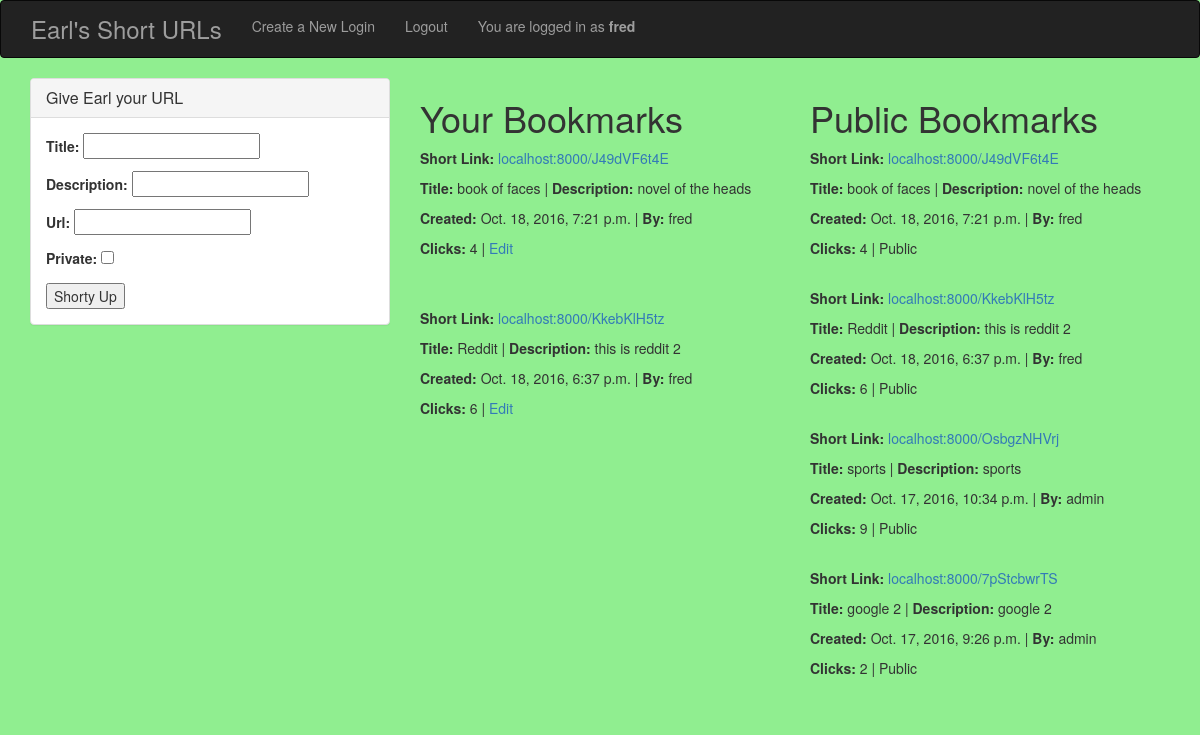
Screenshot of / (signed in) with the database file from the repository.
### short_app/models.py (models this page shows)
class Bookmark(models.Model):
    user = models.ForeignKey(User)
    title = models.CharField(max_length=50)
    description = models.CharField(max_length=100, null=True, blank=True)
    url = models.URLField()
    short_url = models.CharField(max_length=10, null=True, blank=True)
    created = models.DateTimeField(auto_now_add=True)
    private = models.BooleanField(default=False)
    def __str__(self):
        return self.title
    class Meta:
        ordering = ("-created",)
    def click_count(self):
        return self.click_set.count()

### short_app/views.py (the view, shortened to what this page needs)
# urls.py: url(r'^$', BookmarkCreateView.as_view(), name='bookmark_create_view'),
class BookmarkCreateView(CreateView):
    model = Bookmark
    success_url = reverse_lazy("bookmark_create_view")
    fields = ('title', 'description', 'url', 'private')
    def get_context_data(self, **kwargs):
        context = super().get_context_data(**kwargs)
        context["bookmark_list"] = Bookmark.objects.all()
        return context

### templates/short_app/bookmark_form.html (shortened to what this page needs)
{% extends 'base.html' %}
{% block content %}
<div class="row">
    <div class="col-md-8">
        <div class="row">
        <div class="col-md-6">
        {% if request.user.is_authenticated %}
            <div class="panel panel-default">
                <div class="panel-heading">
                    <h3 class="panel-title">Give Earl your URL</h3>
                </div>
                 <div class="panel-body">
                    <form class="" action="" method="post">
                        {{ form.as_p }}
                        <input type="submit" name="" value="Shorty Up">
                    </form>
                </div>
            </div>
        </div>
        <div class="col-md-6">
                <h1>Your Bookmarks</h1>
                {% for bookmark in bookmark_list %}
                    {% if bookmark.user == user %}
                        <p>
                            <b>Short Link:</b> <a href="{% url 'short_view' bookmark.short_url %}">localhost:8000/{{ bookmark.short_url }}</a>
                        </p>
                        <p>
                            <b>Title: </b> {{ bookmark }} |
                            <b>Description: </b> {{ bookmark.description }}
                        </p>
                        <p>
                            <b>Created: </b> {{ bookmark.created }} |
                            <b>By:</b> {{ bookmark.user }}
                        </p>
                        <p>
                            <b>Clicks:</b> {{ bookmark.click_count }} |
                            {% if bookmark.user.id == user.id %}
                                <a href="{% url 'bookmark_update_view' bookmark.id %}">Edit</a>
                                {% else %}
                                    Public Link
                            {% endif %}
                        </p>
                    {% endif %}
                    <br><br>
                {% endfor %}
            {% else %}
                <h1>Please Log In to continue with Earl's Short URLs</h1>
        {% endif %}
        </div>
        </div>
    </div>
    <div class="col-md-4">
        <h1>Public Bookmarks</h1>
        {% for bookmark in bookmark_list %}
            {% if bookmark.private == False %}
                <p>
                    <b>Short Link:</b> <a href="{% url 'short_view' bookmark.short_url %}">localhost:8000/{{ bookmark.short_url }}</a>
                </p>
                <p>
                    <b>Title: </b> {{ bookmark }} |
                    <b>Description: </b> {{ bookmark.description }}
                </p>
                <p>
                    <b>Created: </b> {{ bookmark.created }} |
                    <b>By:</b> {{ bookmark.user }}
                </p>
                <p>
                    <b>Clicks:</b> {{ bookmark.click_count }} | Public
                <br><br>
            {% endif %}
        {% endfor %}
    </div>
</div>
{% endblock %}

### templates/base.html (shortened to what this page needs)
{% load staticfiles %}
<!DOCTYPE html>
<html>
    <head>
        <link rel="stylesheet" href="{% static 'css/bootstrap.css' %}" media="screen" title="no title">
    </head>
    <body>
        <nav class="navbar navbar-inverse">
            <div class="container-fluid">
                <div class="nav navbar-nav">
                    <h3 class="navbar-text">Earl's Short URLs</h3>
                    <li><a href="{% url 'user_create_view' %}">Create a New Login</a></li>
                      {% if not request.user.is_authenticated %}
                          <li><a href="{% url 'login' %}">Login</a></li>
                          {% else %}
                          <li><a href="{% url 'logout' %}?next={% url 'bookmark_create_view' %}">Logout</a></li>
                          <p class="navbar-text">You are logged in as <b>{{ user }}</b></p>
                      {% endif %}
                </div>
            </div>
        </nav>
        <div class="container">
            {% block content %}
            {% endblock %}
        </div>
    </body>
</html>

### templates/base.html (style rules this page uses)
body { background-color: lightgreen; }

### rows the page displays
Bookmark: short_url "J49dVF6t4E", title "book of faces", description "novel of the heads", created "Oct. 18, 2016, 7:21 p.m.", user "fred", click_count "4", shows "Edit"
Bookmark: short_url "KkebKlH5tz", title "Reddit", description "this is reddit 2", created "Oct. 18, 2016, 6:37 p.m.", user "fred", click_count "6", shows "Edit"
Bookmark: short_url "OsbgzNHVrj", title "sports", description "sports", created "Oct. 17, 2016, 10:34 p.m.", user "admin", click_count "9"
Bookmark: short_url "7pStcbwrTS", title "google 2", description "google 2", created "Oct. 17, 2016, 9:26 p.m.", user "admin", click_count "2"

### other values shown
{{ user }} "fred"
